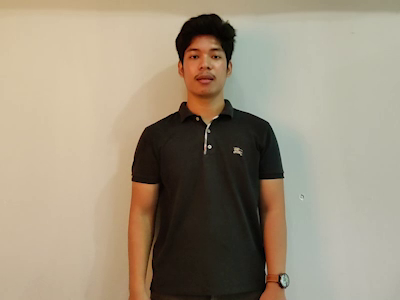
#> input picture frame 6 of api/test/melihat (54).mp4, 400 x 300 px
$ python analyze_melihat.py
#> lines starting #> are read from the running program, lines starting #| are printed output that depends on the picture
import cv2
import numpy as np
import os
from collections import deque
import matplotlib.pyplot as plt

def analyze_melihat_video(video_path):
    """
    Analyze the 'melihat' video to understand motion characteristics
    """
    if not os.path.exists(video_path):
        print(f"Video not found: {video_path}")
        return

    cap = cv2.VideoCapture(video_path)

    # Motion analysis variables
    motion_history = []
    pixel_motion_history = []
    prev_frame = None

    frame_count = 0

    while cap.isOpened():
        ret, frame = cap.read()
#> frame is the input picture: shape (300, 400, 3); mean B, G, R 125.9, 146.4, 158.6
        if not ret:
            break

        # Convert to grayscale for motion analysis
        gray = cv2.cvtColor(frame, cv2.COLOR_BGR2GRAY)
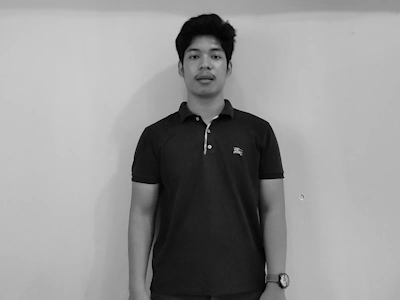
#> gray: shape (300, 400); min 0, max 215, mean 147.7
        gray = cv2.resize(gray, (160, 160))
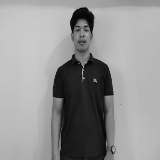
#> gray: shape (160, 160); min 1, max 203, mean 147.6

        # Calculate pixel-based motion
        if prev_frame is not None:
            pixel_motion = np.mean(cv2.absdiff(gray, prev_frame))
            pixel_motion_history.append(pixel_motion)

        prev_frame = gray.copy()
        frame_count += 1

    cap.release()

    # Analyze motion characteristics
    if pixel_motion_history:
        avg_motion = np.mean(pixel_motion_history)
        max_motion = np.max(pixel_motion_history)
        min_motion = np.min(pixel_motion_history)

        print(f"=== ANALISIS GERAKAN 'MELIHAT' ===")
        print(f"Total frames: {frame_count}")
        print(f"Rata-rata motion: {avg_motion:.2f}")
        print(f"Motion maksimum: {max_motion:.2f}")
        print(f"Motion minimum: {min_motion:.2f}")
        print(f"Rentang motion: {max_motion - min_motion:.2f}")

        # Plot motion graph
        plt.figure(figsize=(12, 6))
        plt.plot(pixel_motion_history, label='Pixel Motion')
        plt.title('Analisis Gerakan "Melihat"')
        plt.xlabel('Frame')
        plt.ylabel('Motion Intensity')
        plt.legend()
        plt.grid(True)

        # Save analysis plot
        plot_path = os.path.join(os.path.dirname(video_path), 'melihat_motion_analysis.png')
        plt.savefig(plot_path)
        print(f"Grafik analisis disimpan di: {plot_path}")

        # Analyze motion patterns
        motion_threshold = avg_motion * 0.3  # Threshold for significant motion
        significant_motion_frames = sum(1 for m in pixel_motion_history if m > motion_threshold)

        print(f"\n=== KARAKTERISTIK GERAKAN ===")
        print(f"Frame dengan motion signifikan: {significant_motion_frames}/{frame_count} ({significant_motion_frames/frame_count*100:.1f}%)")
        print(f"Threshold motion signifikan: {motion_threshold:.2f}")

        # Check if motion is too subtle
        if avg_motion < 2.0:
            print("\n⚠️  PERINGATAN: Gerakan mungkin terlalu halus untuk sistem deteksi saat ini")
            print("Rekomendasi: Turunkan threshold motion detection")

        # Check if motion is too brief
        if significant_motion_frames < 5:
            print("\n⚠️  PERINGATAN: Gerakan mungkin terlalu singkat")
            print("Rekomendasi: Sesuaikan MIN_GESTURE_FRAMES")

if __name__ == "__main__":
    video_path = r"c:\laragon\www\BisindoCNN\api\test\melihat (54).mp4"
    analyze_melihat_video(video_path)

$ run again, starting later in the video
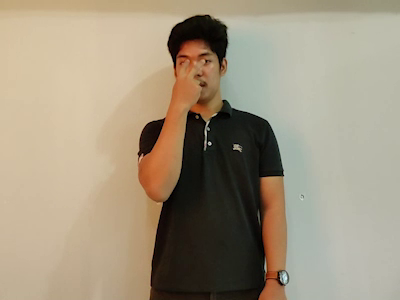
#> input picture frame 27 of api/test/melihat (54).mp4, 400 x 300 px
#> in analyze_melihat_video, frame is the input picture: shape (300, 400, 3); mean B, G, R 127.3, 148.7, 161
#> in analyze_melihat_video, `gray = cv2.cvtColor(frame, cv2.COLOR_BGR2GRAY)`:
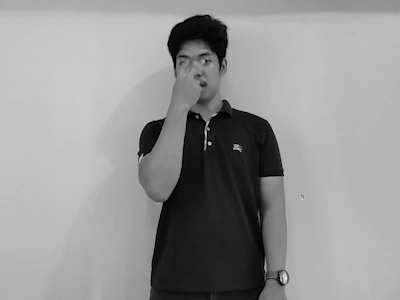
#> gray: shape (300, 400); min 0, max 235, mean 150
#> in analyze_melihat_video, `gray = cv2.resize(gray, (160, 160))`:
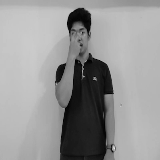
#> gray: shape (160, 160); min 1, max 233, mean 149.9

$ run again, starting later in the video
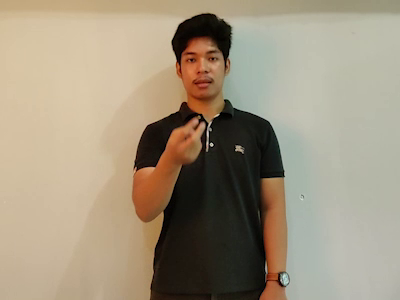
#> input picture frame 48 of api/test/melihat (54).mp4, 400 x 300 px
#> in analyze_melihat_video, frame is the input picture: shape (300, 400, 3); mean B, G, R 126.5, 147.7, 160.4
#> in analyze_melihat_video, `gray = cv2.cvtColor(frame, cv2.COLOR_BGR2GRAY)`:
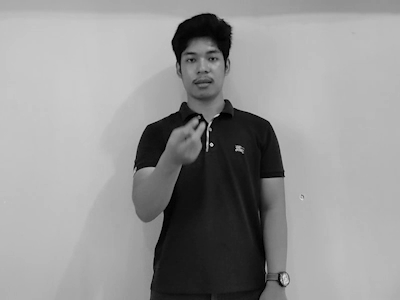
#> gray: shape (300, 400); min 0, max 222, mean 149.1
#> in analyze_melihat_video, `gray = cv2.resize(gray, (160, 160))`:
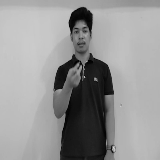
#> gray: shape (160, 160); min 1, max 217, mean 149.1
